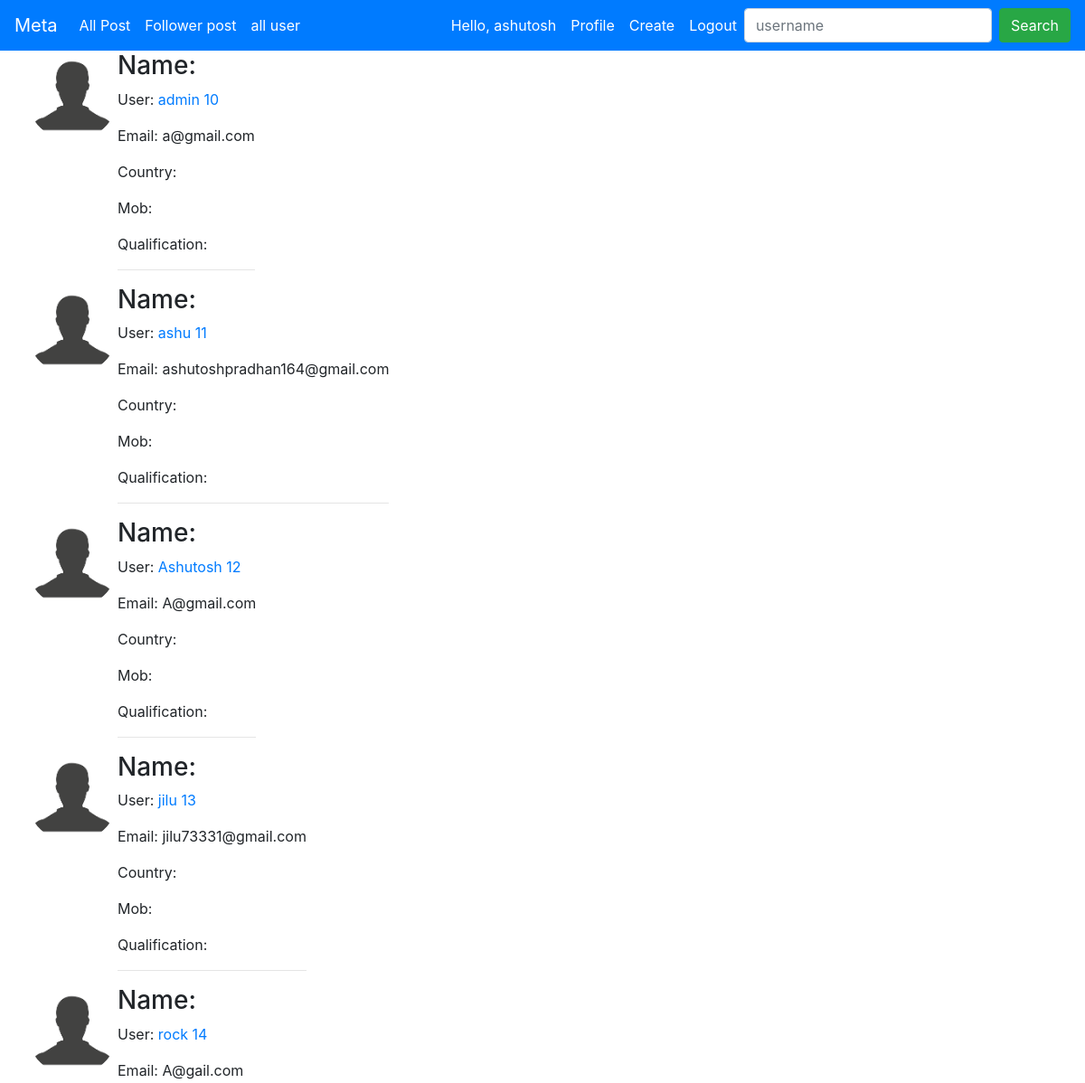
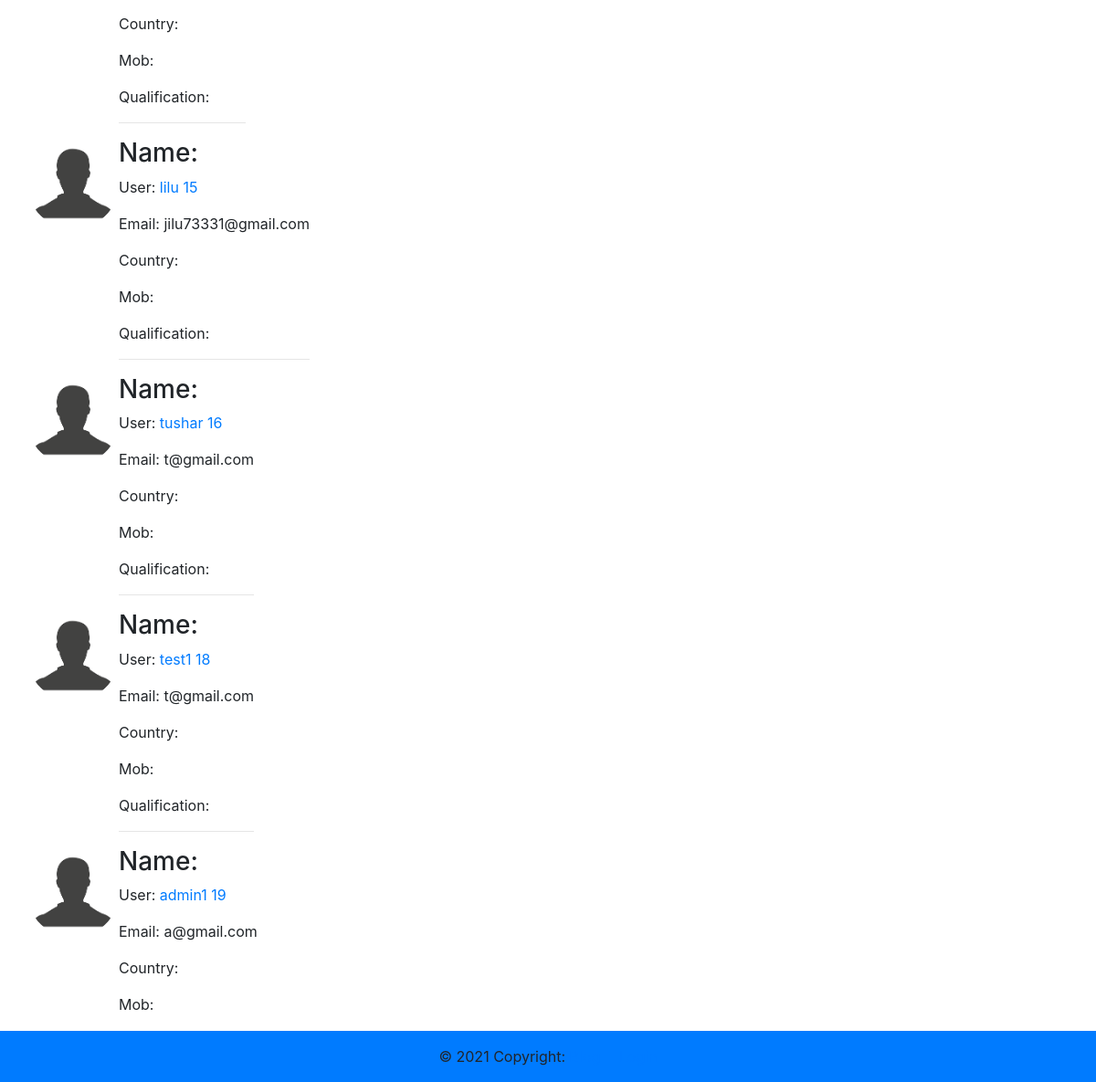
Page /profile_list/ (signed in) on the committed database (2 pictures, top to bottom).
### blog/models.py (models this page shows, shortened)
class Profile(models.Model):
    objects = models.Manager()
    user = models.OneToOneField(User, on_delete=models.CASCADE)
    image = models.ImageField(default='default.jpg', upload_to='profile')
    bio = models.CharField(max_length=200,null=True, blank=True)
    first_name = models.CharField(max_length=200, blank=True)
    last_name = models.CharField(max_length=200, blank=True)
    country = models.CharField(max_length=200, blank=True)
    qul = models.CharField(max_length=200, blank=True)
    mob = models.CharField(max_length=10, blank=True)
    post = models.ForeignKey(Post, on_delete=models.DO_NOTHING, null=True, blank=True, related_name='post')
    following = models.ManyToManyField(User, related_name='following', blank=True)

### blog/views.py (the view)
# urls.py: path('profile_list/',profile_list_view,name='profiles_list'),
@login_required
def profile_list_view(request):
    user = request.user
    qs = Profile.objects.all().exclude(user=user)
    context = {'qs':qs}
    return render(request, 'profile_list.html', context)

### blog/templates/profile_list.html
{% extends 'base.html' %}
{% block body %}
{% for item in qs %}
<div class="ui segment">
    <div class="ui grid">
        <div class="row">
            <div class="three width column">
                <img style="height:100px" class="rounded-circle" src="{{ item.image.url }}" alt="Image not found">
            </div>
            <div class="thirteen wide column">
                <h3>Name: {{ item.first_name }} {{ item.last_name }}</h3>
                <p>User: <a href="{% url 'profile_detail' item.id %}">{{ item.user }} {{item.id}}</a></p>
                <p>Email: {{ item.user.email }}</p>
                <p>Country: {{ item.country }}</p>
                <p>Mob: {{ item.mob }}</p>
                <p>Qualification: {{ item.qul }}</p>
                <hr>
            </div>&nbsp;&nbsp;&nbsp;&nbsp;
        </div>
    </div>
</div>
{% endfor %}
{% endblock %}

### blog/templates/base.html (shortened to what this page needs)
<!DOCTYPE html>
<html lang="en">
<head>
    <link rel="stylesheet" href="https://stackpath.bootstrapcdn.com/bootstrap/4.3.1/css/bootstrap.min.css">
</head>
<body>
<nav class="navbar navbar-expand-lg navbar-dark bg-primary">
  <a class="navbar-brand" href="#">Meta</a>
  <div class="collapse navbar-collapse" id="navbarSupportedContent">
    <ul class="navbar-nav mr-auto">
      <li class="nav-item active">
        <a class="nav-link" href="{% url 'index' %}">All Post <span class="sr-only">(current)</span></a>
      </li>
        <li class="nav-item active">
            <a class="nav-link" href="{% url 'all_following_post' %}">Follower post</a>
      </li>
        <li class="nav-item active">
            <a class="nav-link" href="{% url 'profiles_list' %}">all user</a>
      </li>
    </ul>
    <div class="navbar-nav">
      {% if user.is_authenticated %}
        <a href="{% url 'user_post' %}"><span class="nav-item active nav-link">Hello, {{ request.user }} </span></a>
         <a class="nav-item active nav-link" href="{% url 'profile' %}">Profile</a>
         <a class="nav-item active nav-link" href="{% url 'create' %}">Create</a>
         <a class="nav-item active nav-link" href="{% url 'logout' %}">Logout</a>
      {% else %}
        <a class="nav-item active nav-link" href="{% url 'login' %}">Login</a>
        <a class="nav-item active nav-link" href="{% url 'register' %}">Register</a>
      {% endif %}
    </div>
    <form class="form-inline my-2 my-lg-0" method="GET" action="{% url 'search' %}">
      <input class="form-control mr-sm-2" type="text" name="query" value="{{ request.GET.query }}" placeholder="username" aria-label="Search">
      <button class="btn btn-success my-2 my-sm-0" type="submit">Search</button>
    </form>
  </div>
</nav>
<div class="container">
    {% block body %}
    {% endblock %}
</div>
<footer class="page-footer font-small navbar-dark bg-primary fixed-bottom">
    <div class="footer-copyright text-center py-3">&copy; 2021 Copyright:
        <a href="{% url 'index' %}">Blog</a>
        <a class="ml-3" href="#"> Login</a>
    </div>
</footer>
</body>
</html>

### rows in the picture
Profile: image (placeholder picture), user "admin", id "10", user.email "a@gmail.com"
Profile: image (placeholder picture), user "ashu", id "11", user.email "ashutoshpradhan164@gmail.com"
Profile: image (placeholder picture), user "Ashutosh", id "12", user.email "A@gmail.com"
Profile: image (placeholder picture), user "jilu", id "13", user.email "jilu73331@gmail.com"
Profile: image (placeholder picture), user "rock", id "14", user.email "A@gail.com"
Profile: image (placeholder picture), user "lilu", id "15", user.email "jilu73331@gmail.com"
Profile: image (placeholder picture), user "tushar", id "16", user.email "t@gmail.com"
Profile: image (placeholder picture), user "test1", id "18", user.email "t@gmail.com"
Profile: image (placeholder picture), user "admin1", id "19", user.email "a@gmail.com"

### other values in the picture
{{ request.user }} "ashutosh"
